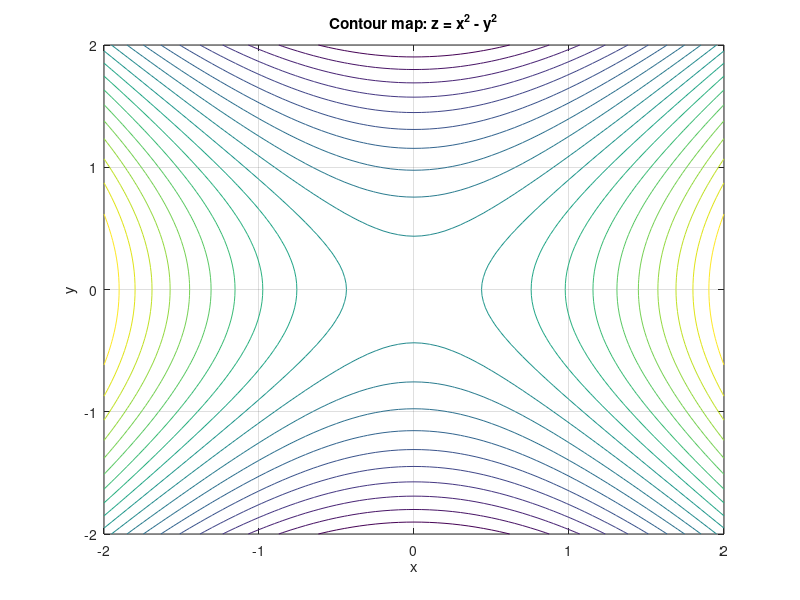
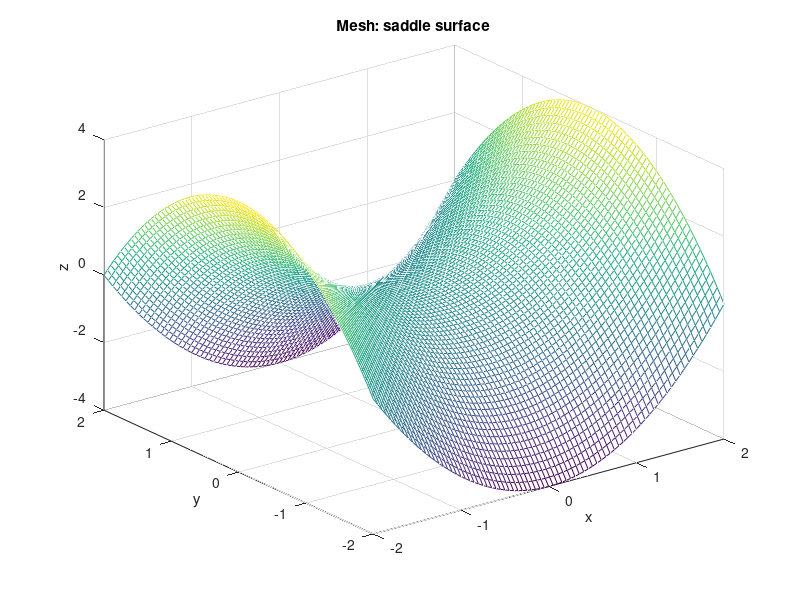

The MATLAB script that drew these images, in order:
% Contour map and mesh surface
clc; clear; close all;
[X,Y] = meshgrid(-2:0.05:2);
Z = X.^2 - Y.^2;
contour(X,Y,Z,20); grid on;
title('Contour map: z = x^2 - y^2'); xlabel('x'); ylabel('y');
figure;
mesh(X,Y,Z);
title('Mesh: saddle surface'); xlabel('x'); ylabel('y'); zlabel('z');
